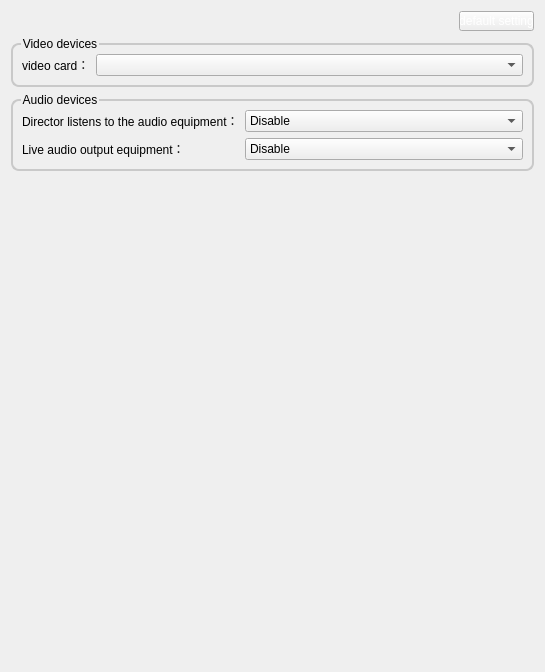
        <widget class="QWidget" name="page_2">
         <layout class="QGridLayout" name="gridLayout_29">
          <item row="0" column="0">
           <layout class="QHBoxLayout" name="horizontalLayout_12">
            <item>
             <spacer name="horizontalSpacer_9">
              <property name="orientation">
               <enum>Qt::Horizontal</enum>
              </property>
              <property name="sizeHint" stdset="0">
               <size>
                <width>448</width>
                <height>20</height>
               </size>
              </property>
             </spacer>
            </item>
            <item>
             <widget class="QPushButton" name="m_pBtnDeviceDefaultSet">
              <property name="minimumSize">
               <size>
                <width>75</width>
                <height>20</height>
               </size>
              </property>
              <property name="maximumSize">
               <size>
                <width>75</width>
                <height>20</height>
               </size>
              </property>
              <property name="styleSheet">
               <string notr="true">color: rgb(255, 255, 255);
border-image: url(:/images/btn_back.png);</string>
              </property>
              <property name="text">
               <string>default setting</string>
              </property>
             </widget>
            </item>
           </layout>
          </item>
          <item row="1" column="0">
           <widget class="QGroupBox" name="groupBox_29">
            <property name="styleSheet">
             <string notr="true">QGroupBox{ 
	border: 2px solid rgb(201,201,201);
    border-radius:8px;
    margin-top:6px;  
}
QGroupBox:title{ 
	color:black;
    subcontrol-origin: margin; 
    left: 10px;  
}</string>
            </property>
            <property name="title">
             <string>Video devices</string>
            </property>
            <layout class="QGridLayout" name="gridLayout_17">
             <item row="0" column="0">
              <widget class="QLabel" name="label_228">
               <property name="sizePolicy">
                <sizepolicy hsizetype="Fixed" vsizetype="Preferred">
                 <horstretch>0</horstretch>
                 <verstretch>0</verstretch>
                </sizepolicy>
               </property>
               <property name="minimumSize">
                <size>
                 <width>0</width>
                 <height>0</height>
                </size>
               </property>
               <property name="text">
                <string>video card：</string>
               </property>
               <property name="alignment">
                <set>Qt::AlignLeading|Qt::AlignLeft|Qt::AlignVCenter</set>
               </property>
              </widget>
             </item>
             <item row="0" column="1">
              <widget class="QComboBox" name="m_pCombDisplayDevice"/>
             </item>
            </layout>
           </widget>
          </item>
          <item row="2" column="0">
           <widget class="QGroupBox" name="groupBox_30">
            <property name="styleSheet">
             <string notr="true">QGroupBox{ 
	border: 2px solid rgb(201,201,201);
    border-radius:8px;
    margin-top:6px;  
}
QGroupBox:title{ 
	color:black;
    subcontrol-origin: margin; 
    left: 10px;  
}</string>
            </property>
            <property name="title">
             <string>Audio devices</string>
            </property>
            <layout class="QGridLayout" name="gridLayout_18">
             <item row="0" column="0">
              <widget class="QLabel" name="label_45">
               <property name="sizePolicy">
                <sizepolicy hsizetype="Fixed" vsizetype="Preferred">
                 <horstretch>0</horstretch>
                 <verstretch>0</verstretch>
                </sizepolicy>
               </property>
               <property name="minimumSize">
                <size>
                 <width>0</width>
                 <height>0</height>
                </size>
               </property>
               <property name="text">
                <string>Director listens to the audio equipment：</string>
               </property>
               <property name="alignment">
                <set>Qt::AlignLeading|Qt::AlignLeft|Qt::AlignVCenter</set>
               </property>
              </widget>
             </item>
             <item row="0" column="1">
              <widget class="QComboBox" name="m_pCombDirectorListenDevices">
               <item>
                <property name="text">
                 <string>Disable</string>
                </property>
               </item>
               <item>
                <property name="text">
                 <string>Default</string>
                </property>
               </item>
              </widget>
             </item>
             <item row="1" column="0">
              <widget class="QLabel" name="label_46">
               <property name="sizePolicy">
                <sizepolicy hsizetype="Fixed" vsizetype="Preferred">
                 <horstretch>0</horstretch>
                 <verstretch>0</verstretch>
                </sizepolicy>
               </property>
               <property name="minimumSize">
                <size>
                 <width>0</width>
                 <height>0</height>
                </size>
               </property>
               <property name="text">
                <string>Live audio output equipment：</string>
               </property>
               <property name="alignment">
                <set>Qt::AlignLeading|Qt::AlignLeft|Qt::AlignVCenter</set>
               </property>
              </widget>
             </item>
             <item row="1" column="1">
              <widget class="QComboBox" name="m_pCombAudioOutputDevices">
               <item>
                <property name="text">
                 <string>Disable</string>
                </property>
               </item>
               <item>
                <property name="text">
                 <string>Default</string>
                </property>
               </item>
              </widget>
             </item>
            </layout>
           </widget>
          </item>
          <item row="3" column="0">
           <spacer name="verticalSpacer_11">
            <property name="orientation">
             <enum>Qt::Vertical</enum>
            </property>
            <property name="sizeHint" stdset="0">
             <size>
              <width>20</width>
              <height>490</height>
             </size>
            </property>
           </spacer>
          </item>
         </layout>
        </widget>
